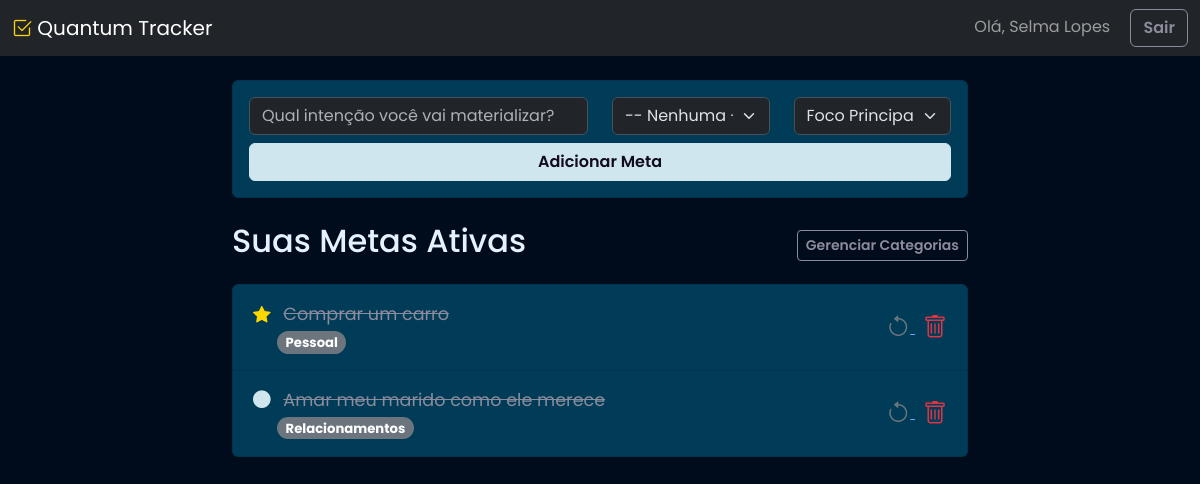
Page /dashboard (signed in) on the committed database.
### main.py (models this page shows)
class User(db.Model):
    id = db.Column(db.Integer, primary_key=True)
    username = db.Column(db.String(20), unique=True, nullable=False)
    email = db.Column(db.String(120), unique=True, nullable=False)
    password = db.Column(db.String(60), nullable=False)
    tasks = db.relationship('Task', backref='author', lazy=True)
    categories = db.relationship('Category', backref='author', lazy=True)

class Task(db.Model):
    id = db.Column(db.Integer, primary_key=True)
    content = db.Column(db.String(200), nullable=False)
    completed = db.Column(db.Boolean, default=False)
    priority = db.Column(db.String(20), nullable=False, default='Foco Secundário') # <-- NOVA LINHA
    user_id = db.Column(db.Integer, db.ForeignKey('user.id'), nullable=False)
    category_id = db.Column(db.Integer, db.ForeignKey('category.id'), nullable=True)

class Category(db.Model):
    id = db.Column(db.Integer, primary_key=True)
    name = db.Column(db.String(100), nullable=False)
    user_id = db.Column(db.Integer, db.ForeignKey('user.id'), nullable=False)
    tasks = db.relationship('Task', backref='category', lazy=True)

### main.py (the view)
@app.route('/dashboard', methods=['GET', 'POST'])
def dashboard():
    if 'user_id' not in session:
        return redirect(url_for('login'))
    user = db.session.get(User, session['user_id'])
    form = TaskForm()
    if form.validate_on_submit():
        task = Task(content=form.content.data, author=user, category=form.category.data, priority=form.priority.data)
        db.session.add(task)
        db.session.commit()
        flash('Sua meta foi materializada!', 'success')
        return redirect(url_for('dashboard'))
    tasks = Task.query.filter_by(author=user).order_by(db.case(
        (Task.priority == 'Foco Principal', 0),
        (Task.priority == 'Foco Secundário', 1),
        (Task.priority == 'Intenção Flutuante', 2),
    ), Task.id.desc()).all()
    return render_template('dashboard.html', title='Painel', user=user, form=form, tasks=tasks)

### main.py
class TaskForm(FlaskForm):
    content = StringField('Nova Meta', validators=[DataRequired()])
    category = QuerySelectField('Categoria', query_factory=category_query, get_label='name', allow_blank=True, blank_text='-- Nenhuma --')
    priority = SelectField('Nível de Foco', choices=['Foco Principal', 'Foco Secundário', 'Intenção Flutuante'], validators=[DataRequired()])
    submit = SubmitField('Adicionar Meta')

### main.py (called while the page is built)
def category_query():
    if 'user_id' in session:
        return Category.query.filter_by(author=db.session.get(User, session['user_id']))
    return []

### templates/dashboard.html (shortened to what this page needs)
<!DOCTYPE html>
<html lang="pt-BR" data-bs-theme="dark">
<head>
    <link href="https://cdn.jsdelivr.net/npm/bootstrap@5.3.2/dist/css/bootstrap.min.css" rel="stylesheet">
    <link rel="stylesheet" href="https://cdn.jsdelivr.net/npm/bootstrap-icons@1.11.1/font/bootstrap-icons.css">
    <link rel="stylesheet" href="{{ url_for('static', filename='style.css') }}">
</head>
<body>
    <nav class="navbar navbar-expand-lg navbar-dark bg-dark">
        <div class="container-fluid">
            <a class="navbar-brand" href="{{ url_for('dashboard') }}"><i class="bi bi-check2-square brand-icon"></i> Quantum Tracker</a>
            <div class="ms-auto">
                <span class="navbar-text me-3">Olá, {{ user.username }}</span>
                <a href="{{ url_for('logout') }}" class="btn btn-outline-secondary">Sair</a>
            </div>
        </div>
    </nav>
    <div class="container mt-4">
        <div class="row">
            <div class="col-md-8 offset-md-2">
                <div class="card mb-4">
                    <div class="card-body">
                        <form method="POST" action="">
                            <div class="row align-items-end">
                                <div class="col-md-6 mb-2 mb-md-0">
                                    {{ form.content(class="form-control", placeholder="Qual intenção você vai materializar?") }}
                                </div>
                                <div class="col-md-3 mb-2 mb-md-0">
                                    {{ form.category(class="form-select") }}
                                </div>
                                <div class="col-md-3 mb-2 mb-md-0">
                                    {{ form.priority(class="form-select") }}
                                </div>
                            </div>
                            <div class="d-grid mt-2">
                                {{ form.submit(class="btn btn-primary") }}
                            </div>
                        </form>
                    </div>
                </div>
                <div class="d-flex justify-content-between align-items-center mb-3">
    <h2>Suas Metas Ativas</h2>
    <a href="{{ url_for('categories') }}" class="btn btn-sm btn-outline-secondary">Gerenciar Categorias</a>
</div>
                <ul class="list-group">
                    {% for task in tasks %}
                        <li class="list-group-item d-flex justify-content-between align-items-center quantum-task-item">
                            <div>
                                {% if task.priority == 'Foco Principal' %}
                                    <i class="bi bi-star-fill brand-icon me-2" title="Foco Principal"></i>
                                {% elif task.priority == 'Foco Secundário' %}
                                    <i class="bi bi-circle-fill me-2" style="color: var(--quantum-cyan);" title="Foco Secundário"></i>
                                {% else %}
                                    <i class="bi bi-circle me-2" style="color: var(--quantum-muted-text);" title="Intenção Flutuante"></i>
                                {% endif %}
                                <span class="{{ 'task-completed' if task.completed else '' }}">{{ task.content }}</span>
                                {% if task.category %}
                                <br><small class="badge rounded-pill text-bg-secondary ms-4">{{ task.category.name }}</small>
                                {% endif %}
                            </div>
                            <div>
                                <a href="{{ url_for('toggle_task', task_id=task.id) }}" class="btn-action {{ 'btn-reactivate' if task.completed else 'btn-complete' }}">
                                    <i class="bi {{ 'bi-arrow-counterclockwise' if task.completed else 'bi-check-lg' }}"></i>
                                </a>
                                <a href="{{ url_for('delete_task', task_id=task.id) }}" class="btn-action btn-delete ms-2">
                                    <i class="bi bi-trash"></i>
                                </a>
                            </div>
                        </li>
                    {% else %}
                        <li class="list-group-item quantum-task-item">Seu universo de potencial aguarda. Materialize sua primeira intenção.</li>
                    {% endfor %}
                </ul>
            </div>
        </div>
    </div>
</body>
</html>

### static/style.css (style rules this page uses)
:root { --quantum-dark-purple: #000b1b; --quantum-purple: #003c58; --quantum-cyan: #cfe6ee; --quantum-gold: #FFD700; --quantum-light-text: #e6f1ff; --quantum-muted-text: #8b8b9b; }
body { font-family: 'Poppins', sans-serif; background-color: var(--quantum-dark-purple); color: var(--quantum-light-text); }
.card { background-color: var(--quantum-purple); border: 1px solid #00334d; }
.btn-primary { background-color: var(--quantum-cyan); border-color: var(--quantum-cyan); color: #120c1c; font-weight: 600; transition: all 0.2s ease-in-out; }
.btn-outline-secondary { border-color: var(--quantum-muted-text); color: var(--quantum-muted-text); font-weight: 600; }
.brand-icon { color: var(--quantum-gold); }
.quantum-task-item { background-color: var(--quantum-purple); border-color: #00334d; padding: 1rem 1.25rem; font-size: 1.1rem; color: var(--quantum-light-text); }
.task-completed { text-decoration: line-through; color: var(--quantum-muted-text); }
.btn-action { background: none; border: none; }
.btn-action i { font-size: 1.5rem; vertical-align: middle; transition: transform 0.2s ease; }
.btn-reactivate i { color: #6c757d; }
.btn-delete i { color: #dc3545; }

### rows in the picture
User: username "Selma Lopes"
Task: priority "Foco Principal" (drawn), content "Comprar um carro", category.name "Pessoal", completed True (drawn)
Task: priority "Foco Secundário" (drawn), content "Amar meu marido como ele merece", category.name "Relacionamentos", completed True (drawn)
